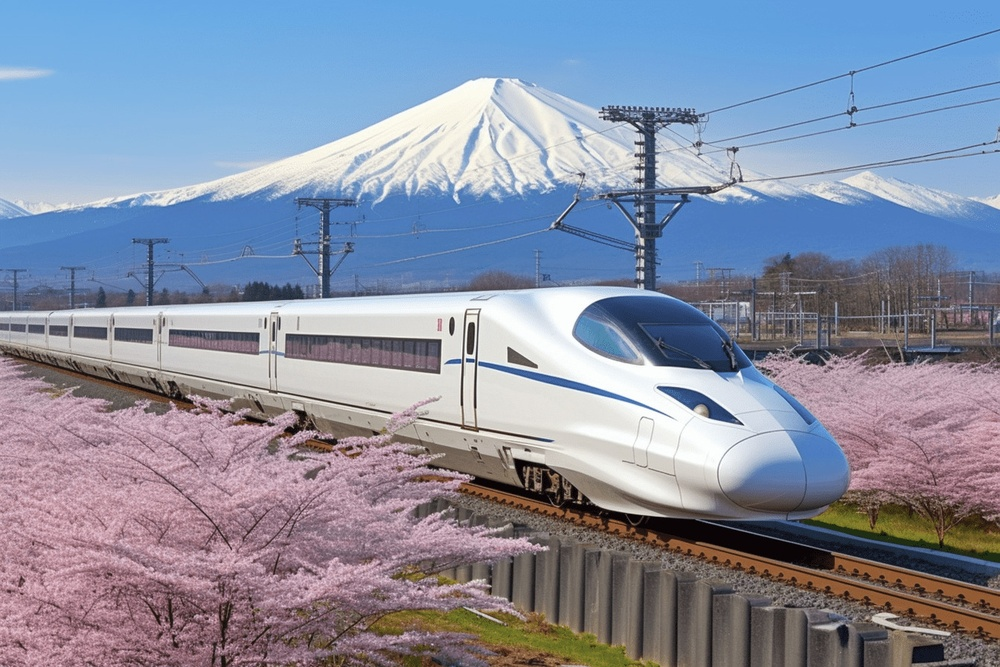
#> input picture Train.jpg, 1000 x 667 px, shrunk from 1344 x 896 before the run
$ python laplace.py   (older library calls are emulated)
#> lines starting #> are read from the running program, lines starting #| are printed output that depends on the picture
import cv2
import numpy as np
import matplotlib.pyplot as plt

def apply_laplacian(image):
    # Step 1: Noise Reduction with Gaussian Blur
    blurred_image = cv2.GaussianBlur(image, (3, 3), 0)

    # Step 2: Apply Laplacian Operator
    laplacian = cv2.Laplacian(blurred_image, cv2.CV_64F)

    # Step 3: Convert to Absolute Values
    laplacian = np.abs(laplacian)

    # Step 4: Normalize to 8-bit Range
    laplacian = cv2.normalize(laplacian, None, 0, 255, cv2.NORM_MINMAX)
    laplacian = np.uint8(laplacian)

    return laplacian

# Example usage:
image = cv2.imread('Train.jpg', cv2.IMREAD_GRAYSCALE)
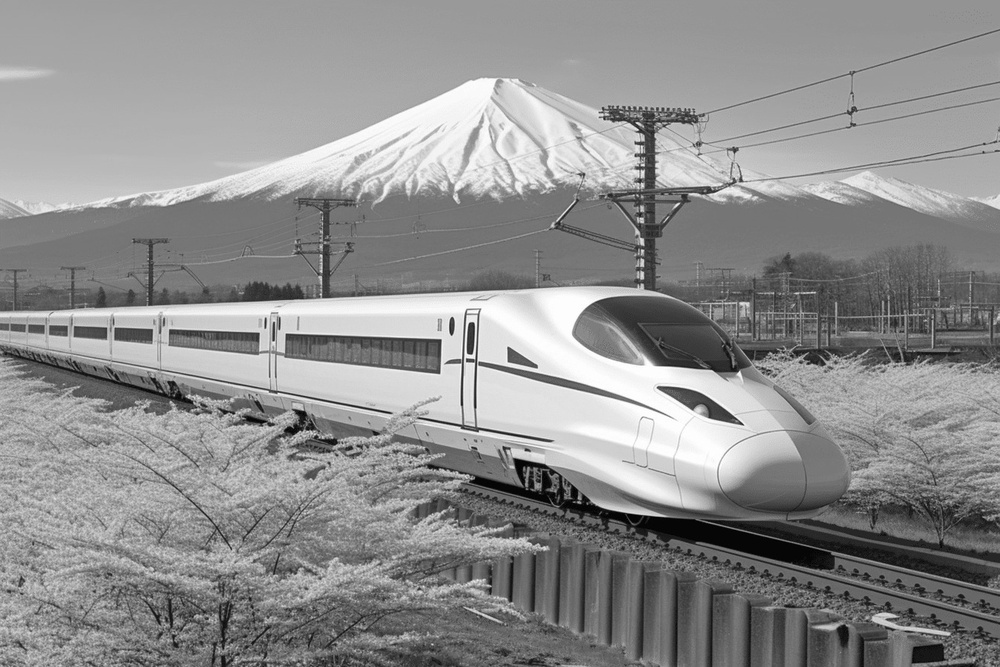
#> image: shape (667, 1000); min 0, max 255, mean 142.3
edges = apply_laplacian(image)
#> in apply_laplacian, `laplacian = cv2.Laplacian(blurred_image, cv2.CV_64F)`:
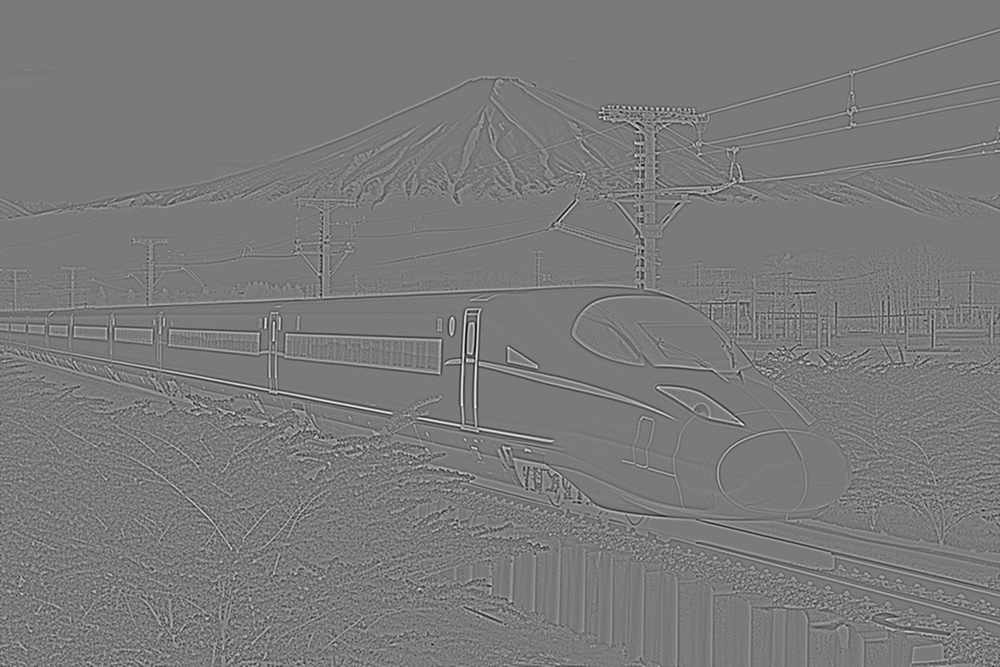
#> laplacian: shape (667, 1000) float64; min -108, max 117, mean 0; drawn with min black and max white
#> in apply_laplacian, `laplacian = np.abs(laplacian)`:
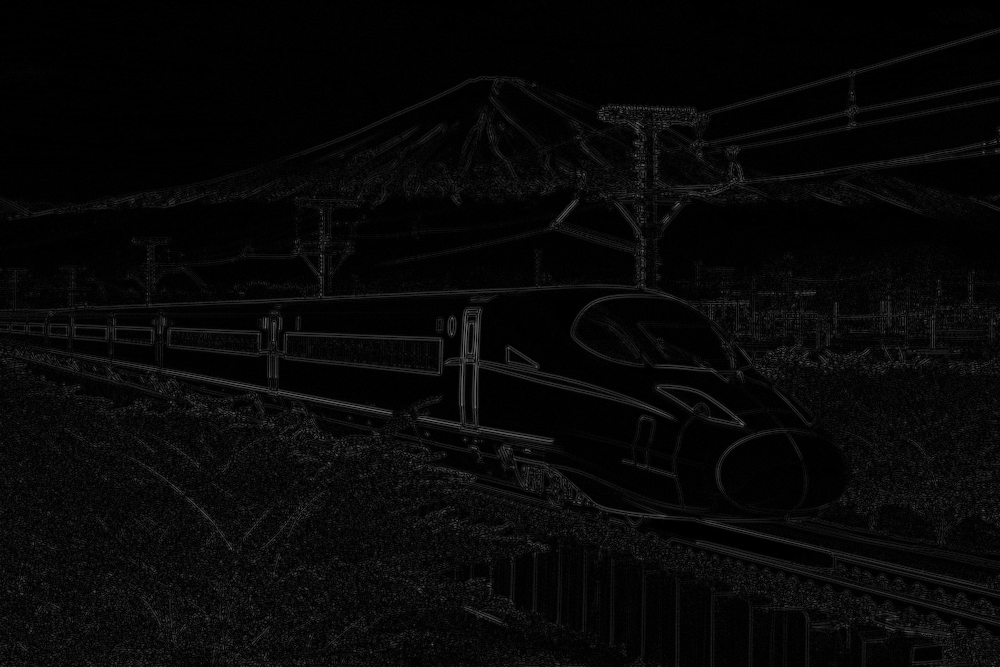
#> laplacian: shape (667, 1000) float64; min 0, max 117, mean 7.4
#> in apply_laplacian, `laplacian = cv2.normalize(laplacian, None, 0, 255, cv2.NORM_MINMAX)`:
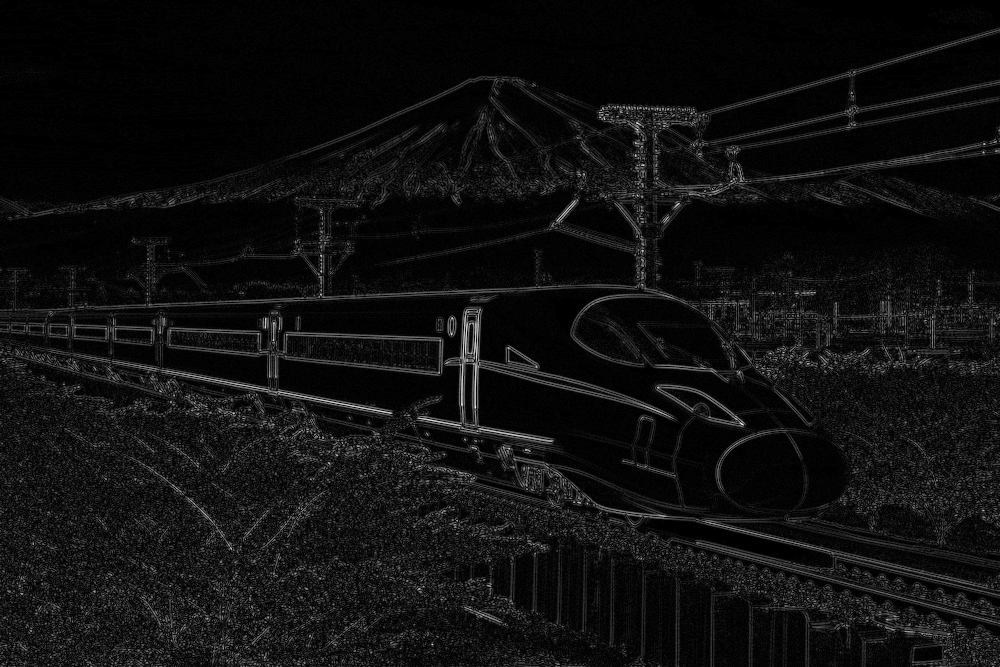
#> laplacian: shape (667, 1000) float64; min 0, max 255, mean 16; drawn with min black and max white
plt.imshow(edges)
plt.title("Output_image")
plt.axis("off")
plt.show()
# cv2.imshow('Laplacian Edges', edges)
# cv2.waitKey(0)
# cv2.destroyAllWindows()
